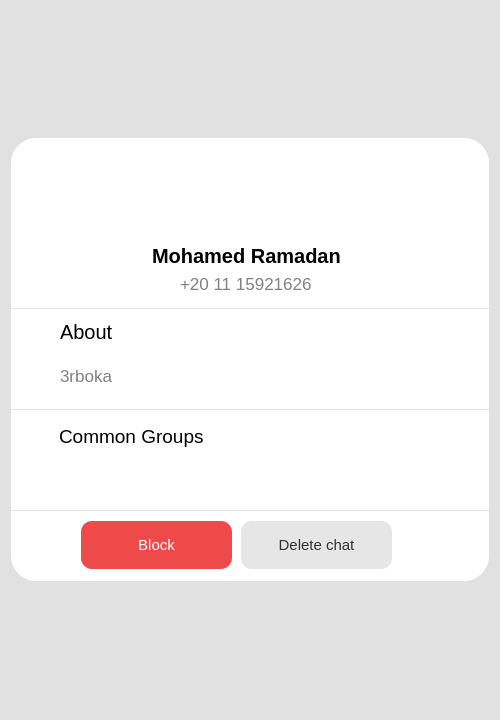
<?xml version="1.0" encoding="UTF-8"?>
<ui version="4.0">
 <class>Form</class>
 <widget class="QWidget" name="Form">
  <property name="geometry">
   <rect>
    <x>0</x>
    <y>0</y>
    <width>500</width>
    <height>720</height>
   </rect>
  </property>
  <property name="windowTitle">
   <string>Form</string>
  </property>
  <property name="styleSheet">
   <string notr="true">background-color:rgb(225,225,225);</string>
  </property>
  <layout class="QGridLayout" name="gridLayout">
   <item row="0" column="0">
    <layout class="QVBoxLayout" name="verticalLayout">
     <item>
      <widget class="QScrollArea" name="scrollArea">
       <property name="frameShape">
        <enum>QFrame::Shape::NoFrame</enum>
       </property>
       <property name="horizontalScrollBarPolicy">
        <enum>Qt::ScrollBarPolicy::ScrollBarAlwaysOff</enum>
       </property>
       <property name="widgetResizable">
        <bool>true</bool>
       </property>
       <widget class="QWidget" name="scrollAreaWidgetContents">
        <property name="geometry">
         <rect>
          <x>0</x>
          <y>0</y>
          <width>480</width>
          <height>700</height>
         </rect>
        </property>
        <property name="styleSheet">
         <string notr="true"/>
        </property>
        <layout class="QGridLayout" name="gridLayout_2">
         <property name="leftMargin">
          <number>0</number>
         </property>
         <property name="topMargin">
          <number>0</number>
         </property>
         <property name="rightMargin">
          <number>0</number>
         </property>
         <property name="bottomMargin">
          <number>0</number>
         </property>
         <item row="0" column="0">
          <layout class="QVBoxLayout" name="verticalLayout_2">
           <property name="spacing">
            <number>1</number>
           </property>
           <item>
            <widget class="QWidget" name="widget" native="true">
             <property name="minimumSize">
              <size>
               <width>0</width>
               <height>170</height>
              </size>
             </property>
             <property name="maximumSize">
              <size>
               <width>16777215</width>
               <height>170</height>
              </size>
             </property>
             <property name="styleSheet">
              <string notr="true">background-color:white;
border-top-right-radius:25px;
border-top-left-radius:25px;</string>
             </property>
             <widget class="QLabel" name="label">
              <property name="geometry">
               <rect>
                <x>190</x>
                <y>9</y>
                <width>91</width>
                <height>91</height>
               </rect>
              </property>
              <property name="text">
               <string/>
              </property>
              <property name="pixmap">
               <pixmap resource="../../../assets.qrc">:/icons/pfp.png</pixmap>
              </property>
              <property name="scaledContents">
               <bool>true</bool>
              </property>
             </widget>
             <widget class="QWidget" name="horizontalLayoutWidget">
              <property name="geometry">
               <rect>
                <x>0</x>
                <y>100</y>
                <width>471</width>
                <height>35</height>
               </rect>
              </property>
              <layout class="QHBoxLayout" name="horizontalLayout">
               <item alignment="Qt::AlignmentFlag::AlignHCenter">
                <widget class="QLabel" name="Name">
                 <property name="styleSheet">
                  <string notr="true">font-size:15pt;
color:black;
font-weight:bold;</string>
                 </property>
                 <property name="text">
                  <string>Mohamed Ramadan</string>
                 </property>
                </widget>
               </item>
              </layout>
             </widget>
             <widget class="QWidget" name="horizontalLayoutWidget_2">
              <property name="geometry">
               <rect>
                <x>0</x>
                <y>130</y>
                <width>471</width>
                <height>32</height>
               </rect>
              </property>
              <layout class="QHBoxLayout" name="horizontalLayout_3">
               <item alignment="Qt::AlignmentFlag::AlignHCenter">
                <widget class="QLabel" name="PhoneNumber">
                 <property name="styleSheet">
                  <string notr="true">font-size:13pt;
color:gray;</string>
                 </property>
                 <property name="text">
                  <string>+20 11 15921626</string>
                 </property>
                </widget>
               </item>
              </layout>
             </widget>
            </widget>
           </item>
           <item>
            <widget class="QWidget" name="Bio" native="true">
             <property name="sizePolicy">
              <sizepolicy hsizetype="Fixed" vsizetype="Minimum">
               <horstretch>0</horstretch>
               <verstretch>0</verstretch>
              </sizepolicy>
             </property>
             <property name="minimumSize">
              <size>
               <width>478</width>
               <height>100</height>
              </size>
             </property>
             <property name="maximumSize">
              <size>
               <width>16777215</width>
               <height>100</height>
              </size>
             </property>
             <property name="styleSheet">
              <string notr="true">background-color:white;</string>
             </property>
             <widget class="QLabel" name="label_7">
              <property name="geometry">
               <rect>
                <x>10</x>
                <y>10</y>
                <width>25</width>
                <height>25</height>
               </rect>
              </property>
              <property name="styleSheet">
               <string notr="true">font-size:13pt;
color:gray;</string>
              </property>
              <property name="text">
               <string/>
              </property>
              <property name="pixmap">
               <pixmap resource="../../../assets.qrc">:/icons/info.png</pixmap>
              </property>
              <property name="scaledContents">
               <bool>true</bool>
              </property>
             </widget>
             <widget class="QLabel" name="label_8">
              <property name="geometry">
               <rect>
                <x>49</x>
                <y>6</y>
                <width>114</width>
                <height>33</height>
               </rect>
              </property>
              <property name="styleSheet">
               <string notr="true">font-size:15pt;
color:black;</string>
              </property>
              <property name="text">
               <string>About</string>
              </property>
             </widget>
             <widget class="QLabel" name="About">
              <property name="geometry">
               <rect>
                <x>49</x>
                <y>52</y>
                <width>410</width>
                <height>30</height>
               </rect>
              </property>
              <property name="minimumSize">
               <size>
                <width>410</width>
                <height>0</height>
               </size>
              </property>
              <property name="maximumSize">
               <size>
                <width>410</width>
                <height>16777215</height>
               </size>
              </property>
              <property name="styleSheet">
               <string notr="true">font-size:13pt;
color:gray;</string>
              </property>
              <property name="text">
               <string>3rboka</string>
              </property>
              <property name="wordWrap">
               <bool>true</bool>
              </property>
             </widget>
            </widget>
           </item>
           <item>
            <widget class="QWidget" name="widget_3" native="true">
             <property name="sizePolicy">
              <sizepolicy hsizetype="Fixed" vsizetype="Minimum">
               <horstretch>0</horstretch>
               <verstretch>0</verstretch>
              </sizepolicy>
             </property>
             <property name="minimumSize">
              <size>
               <width>478</width>
               <height>100</height>
              </size>
             </property>
             <property name="maximumSize">
              <size>
               <width>478</width>
               <height>100</height>
              </size>
             </property>
             <property name="styleSheet">
              <string notr="true">background-color:white;</string>
             </property>
             <widget class="QLabel" name="commonGroupSectionn">
              <property name="geometry">
               <rect>
                <x>48</x>
                <y>10</y>
                <width>201</width>
                <height>33</height>
               </rect>
              </property>
              <property name="styleSheet">
               <string notr="true">font-size:14pt;
color:black;</string>
              </property>
              <property name="text">
               <string>Common Groups</string>
              </property>
             </widget>
             <widget class="QLabel" name="GroupIcon">
              <property name="geometry">
               <rect>
                <x>10</x>
                <y>14</y>
                <width>25</width>
                <height>25</height>
               </rect>
              </property>
              <property name="styleSheet">
               <string notr="true">font-size:13pt;
color:gray;</string>
              </property>
              <property name="text">
               <string/>
              </property>
              <property name="pixmap">
               <pixmap resource="../../../assets.qrc">:/icons/group.png</pixmap>
              </property>
              <property name="scaledContents">
               <bool>true</bool>
              </property>
             </widget>
             <widget class="QWidget" name="verticalLayoutWidget_3">
              <property name="geometry">
               <rect>
                <x>50</x>
                <y>40</y>
                <width>161</width>
                <height>51</height>
               </rect>
              </property>
              <layout class="QVBoxLayout" name="CummonGroups"/>
             </widget>
            </widget>
           </item>
           <item>
            <widget class="QWidget" name="widget_2" native="true">
             <property name="minimumSize">
              <size>
               <width>0</width>
               <height>70</height>
              </size>
             </property>
             <property name="maximumSize">
              <size>
               <width>16777215</width>
               <height>70</height>
              </size>
             </property>
             <property name="styleSheet">
              <string notr="true">background-color:white;
border-bottom-right-radius:25px;
border-bottom-left-radius:25px;</string>
             </property>
             <widget class="QPushButton" name="pushButton">
              <property name="geometry">
               <rect>
                <x>230</x>
                <y>10</y>
                <width>151</width>
                <height>48</height>
               </rect>
              </property>
              <property name="styleSheet">
               <string notr="true">font-size: 11pt;
color: rgb(50,50,50);
background-color:rgb(230,230,230);
border-radius: 11px;
padding:4px;
</string>
              </property>
              <property name="text">
               <string>Delete chat</string>
              </property>
              <property name="icon">
               <iconset>
                <normaloff>:/delete.png</normaloff>:/delete.png</iconset>
              </property>
             </widget>
             <widget class="QPushButton" name="pushButton_3">
              <property name="geometry">
               <rect>
                <x>70</x>
                <y>10</y>
                <width>151</width>
                <height>48</height>
               </rect>
              </property>
              <property name="maximumSize">
               <size>
                <width>16777215</width>
                <height>70</height>
               </size>
              </property>
              <property name="styleSheet">
               <string notr="true">font-size: 11pt;
color:white;
background-color:#EF4A4A;
border-radius: 11px;
padding:4px;
</string>
              </property>
              <property name="text">
               <string>Block</string>
              </property>
              <property name="icon">
               <iconset>
                <normaloff>:/block.png</normaloff>:/block.png</iconset>
              </property>
             </widget>
            </widget>
           </item>
          </layout>
         </item>
        </layout>
       </widget>
      </widget>
     </item>
    </layout>
   </item>
  </layout>
 </widget>
 <resources>
  <include location="../../../assets.qrc"/>
 </resources>
 <connections/>
</ui>
